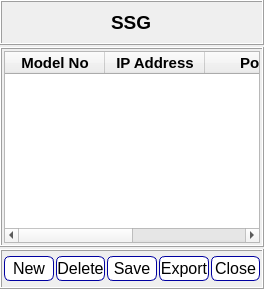
             <widget class="QWidget" name="page_3">
              <layout class="QVBoxLayout" name="verticalLayout_12">
               <property name="spacing">
                <number>2</number>
               </property>
               <property name="leftMargin">
                <number>0</number>
               </property>
               <property name="topMargin">
                <number>0</number>
               </property>
               <property name="rightMargin">
                <number>0</number>
               </property>
               <property name="bottomMargin">
                <number>0</number>
               </property>
               <item>
                <widget class="QFrame" name="frame_11">
                 <property name="minimumSize">
                  <size>
                   <width>0</width>
                   <height>40</height>
                  </size>
                 </property>
                 <property name="frameShape">
                  <enum>QFrame::Box</enum>
                 </property>
                 <property name="frameShadow">
                  <enum>QFrame::Raised</enum>
                 </property>
                 <layout class="QVBoxLayout" name="verticalLayout_11">
                  <item alignment="Qt::AlignHCenter">
                   <widget class="QLabel" name="label_3">
                    <property name="font">
                     <font>
                      <family>Arial</family>
                      <pointsize>14</pointsize>
                      <weight>75</weight>
                      <bold>true</bold>
                     </font>
                    </property>
                    <property name="text">
                     <string>SSG</string>
                    </property>
                   </widget>
                  </item>
                 </layout>
                </widget>
               </item>
               <item>
                <widget class="QFrame" name="frame_10">
                 <property name="sizePolicy">
                  <sizepolicy hsizetype="Preferred" vsizetype="Expanding">
                   <horstretch>0</horstretch>
                   <verstretch>0</verstretch>
                  </sizepolicy>
                 </property>
                 <property name="frameShape">
                  <enum>QFrame::Box</enum>
                 </property>
                 <property name="frameShadow">
                  <enum>QFrame::Raised</enum>
                 </property>
                 <layout class="QVBoxLayout" name="verticalLayout_10">
                  <property name="leftMargin">
                   <number>2</number>
                  </property>
                  <property name="topMargin">
                   <number>2</number>
                  </property>
                  <property name="rightMargin">
                   <number>2</number>
                  </property>
                  <property name="bottomMargin">
                   <number>2</number>
                  </property>
                  <item>
                   <widget class="QTableWidget" name="tableWidget_3">
                    <column>
                     <property name="text">
                      <string>Model No</string>
                     </property>
                     <property name="font">
                      <font>
                       <family>Arial</family>
                       <pointsize>11</pointsize>
                       <weight>75</weight>
                       <bold>true</bold>
                      </font>
                     </property>
                    </column>
                    <column>
                     <property name="text">
                      <string>IP Address</string>
                     </property>
                     <property name="font">
                      <font>
                       <family>Arial</family>
                       <pointsize>11</pointsize>
                       <weight>75</weight>
                       <bold>true</bold>
                      </font>
                     </property>
                    </column>
                    <column>
                     <property name="text">
                      <string>Port</string>
                     </property>
                     <property name="font">
                      <font>
                       <family>Arial</family>
                       <pointsize>11</pointsize>
                       <weight>75</weight>
                       <bold>true</bold>
                      </font>
                     </property>
                    </column>
                    <column>
                     <property name="text">
                      <string>Drive</string>
                     </property>
                     <property name="font">
                      <font>
                       <family>Arial</family>
                       <pointsize>11</pointsize>
                       <weight>75</weight>
                       <bold>true</bold>
                      </font>
                     </property>
                    </column>
                   </widget>
                  </item>
                 </layout>
                </widget>
               </item>
               <item>
                <widget class="QFrame" name="frame_12">
                 <property name="sizePolicy">
                  <sizepolicy hsizetype="Preferred" vsizetype="Preferred">
                   <horstretch>0</horstretch>
                   <verstretch>0</verstretch>
                  </sizepolicy>
                 </property>
                 <property name="minimumSize">
                  <size>
                   <width>0</width>
                   <height>40</height>
                  </size>
                 </property>
                 <property name="frameShape">
                  <enum>QFrame::Box</enum>
                 </property>
                 <property name="frameShadow">
                  <enum>QFrame::Raised</enum>
                 </property>
                 <layout class="QHBoxLayout" name="horizontalLayout_4">
                  <property name="spacing">
                   <number>2</number>
                  </property>
                  <property name="leftMargin">
                   <number>2</number>
                  </property>
                  <property name="topMargin">
                   <number>2</number>
                  </property>
                  <property name="rightMargin">
                   <number>2</number>
                  </property>
                  <property name="bottomMargin">
                   <number>2</number>
                  </property>
                  <item>
                   <widget class="QPushButton" name="pushButton_29">
                    <property name="minimumSize">
                     <size>
                      <width>0</width>
                      <height>25</height>
                     </size>
                    </property>
                    <property name="font">
                     <font>
                      <family>Arial</family>
                      <pointsize>12</pointsize>
                     </font>
                    </property>
                    <property name="styleSheet">
                     <string notr="true">QPushButton
					{
                       border: 1px solid rgb(0,0,160);	
					 border-radius : 6px;
	background-color: rgb(255, 255, 255);
						
					}
 					 QPushButton:hover{
			
                 	background-color:  rgb(246, 255, 187);
	                                  
}

QPushButton:pressed{
  background-color :rgb(246, 255, 187);
}
</string>
                    </property>
                    <property name="text">
                     <string>New</string>
                    </property>
                   </widget>
                  </item>
                  <item>
                   <widget class="QPushButton" name="pushButton_30">
                    <property name="minimumSize">
                     <size>
                      <width>0</width>
                      <height>25</height>
                     </size>
                    </property>
                    <property name="font">
                     <font>
                      <family>Arial</family>
                      <pointsize>12</pointsize>
                     </font>
                    </property>
                    <property name="styleSheet">
                     <string notr="true">QPushButton
					{
                       border: 1px solid rgb(0,0,160);	
					 border-radius : 6px;
	background-color: rgb(255, 255, 255);
						
					}
 					 QPushButton:hover{
			
                 	background-color:  rgb(246, 255, 187);
	                                  
}

QPushButton:pressed{
  background-color :rgb(246, 255, 187);
}
</string>
                    </property>
                    <property name="text">
                     <string>Delete</string>
                    </property>
                   </widget>
                  </item>
                  <item>
                   <widget class="QPushButton" name="pushButton_31">
                    <property name="minimumSize">
                     <size>
                      <width>0</width>
                      <height>25</height>
                     </size>
                    </property>
                    <property name="font">
                     <font>
                      <family>Arial</family>
                      <pointsize>12</pointsize>
                     </font>
                    </property>
                    <property name="styleSheet">
                     <string notr="true">QPushButton
					{
                       border: 1px solid rgb(0,0,160);	
					 border-radius : 6px;
	background-color: rgb(255, 255, 255);
						
					}
 					 QPushButton:hover{
			
                 	background-color:  rgb(246, 255, 187);
	                                  
}

QPushButton:pressed{
  background-color :rgb(246, 255, 187);
}
</string>
                    </property>
                    <property name="text">
                     <string>Save</string>
                    </property>
                   </widget>
                  </item>
                  <item>
                   <widget class="QPushButton" name="pushButton_32">
                    <property name="minimumSize">
                     <size>
                      <width>0</width>
                      <height>25</height>
                     </size>
                    </property>
                    <property name="font">
                     <font>
                      <family>Arial</family>
                      <pointsize>12</pointsize>
                     </font>
                    </property>
                    <property name="styleSheet">
                     <string notr="true">QPushButton
					{
                       border: 1px solid rgb(0,0,160);	
					 border-radius : 6px;
	background-color: rgb(255, 255, 255);
						
					}
 					 QPushButton:hover{
			
                 	background-color:  rgb(246, 255, 187);
	                                  
}

QPushButton:pressed{
  background-color :rgb(246, 255, 187);
}
</string>
                    </property>
                    <property name="text">
                     <string>Export</string>
                    </property>
                   </widget>
                  </item>
                  <item>
                   <widget class="QPushButton" name="pushButton_33">
                    <property name="minimumSize">
                     <size>
                      <width>0</width>
                      <height>25</height>
                     </size>
                    </property>
                    <property name="font">
                     <font>
                      <family>Arial</family>
                      <pointsize>12</pointsize>
                     </font>
                    </property>
                    <property name="styleSheet">
                     <string notr="true">QPushButton
					{
                       border: 1px solid rgb(0,0,160);	
					 border-radius : 6px;
	background-color: rgb(255, 255, 255);
						
					}
 					 QPushButton:hover{
			
                 	background-color:  rgb(246, 255, 187);
	                                  
}

QPushButton:pressed{
  background-color :rgb(246, 255, 187);
}
</string>
                    </property>
                    <property name="text">
                     <string>Close</string>
                    </property>
                   </widget>
                  </item>
                 </layout>
                </widget>
               </item>
              </layout>
             </widget>
